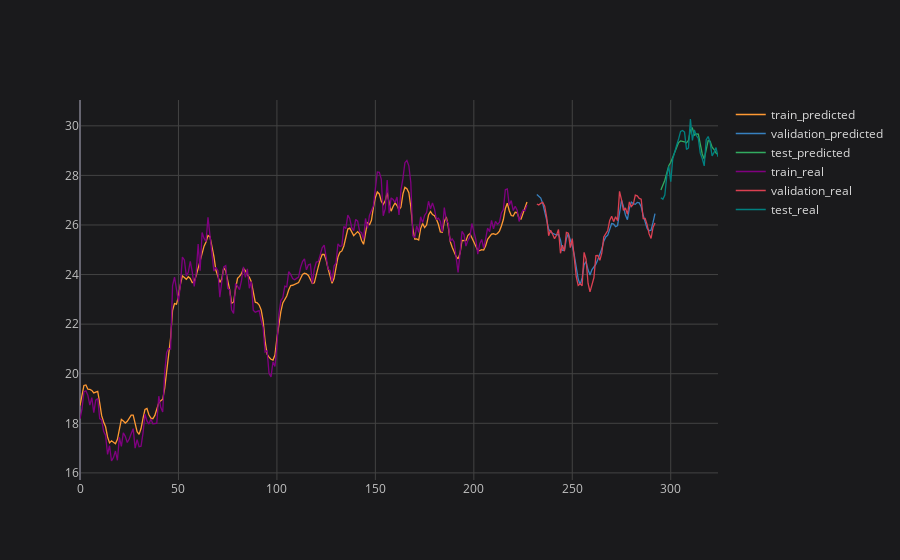

The notebook cell saved with this chart:
### Code cell
# plotting final result
plot_ticker = 'PETR4'
plot_feature = 'Adj Close'

pd.DataFrame.from_dict(final_prediction_results[plot_ticker][plot_feature]).iplot(title=f'{plot_ticker} {plot_feature} {plot_imf}', layout=space)

### Figure 1 — Plotly figure (JSON) as saved in the notebook; plotly's stock layout.template omitted (floating-point values rounded to 4 significant figures; data arrays with more than 128 entries replaced by an {"elided": "..."} marker saying what was removed)
{"data": [{"line": {"color": "rgba(255, 153, 51, 1.0)", "dash": "solid", "shape": "linear", "width": 1.3}, "mode": "lines", "name": "train_predicted", "text": "", "type": "scatter", "x": {"elided": "325 int values"}, "y": {"elided": "325 mixed values"}}, {"line": {"color": "rgba(55, 128, 191, 1.0)", "dash": "solid", "shape": "linear", "width": 1.3}, "mode": "lines", "name": "validation_predicted", "text": "", "type": "scatter", "x": {"elided": "325 int values"}, "y": {"elided": "325 mixed values"}}, {"line": {"color": "rgba(50, 171, 96, 1.0)", "dash": "solid", "shape": "linear", "width": 1.3}, "mode": "lines", "name": "test_predicted", "text": "", "type": "scatter", "x": {"elided": "325 int values"}, "y": {"elided": "325 mixed values"}}, {"line": {"color": "rgba(128, 0, 128, 1.0)", "dash": "solid", "shape": "linear", "width": 1.3}, "mode": "lines", "name": "train_real", "text": "", "type": "scatter", "x": {"elided": "325 int values"}, "y": {"elided": "325 mixed values"}}, {"line": {"color": "rgba(219, 64, 82, 1.0)", "dash": "solid", "shape": "linear", "width": 1.3}, "mode": "lines", "name": "validation_real", "text": "", "type": "scatter", "x": {"elided": "325 int values"}, "y": {"elided": "325 mixed values"}}, {"line": {"color": "rgba(0, 128, 128, 1.0)", "dash": "solid", "shape": "linear", "width": 1.3}, "mode": "lines", "name": "test_real", "text": "", "type": "scatter", "x": {"elided": "325 int values"}, "y": {"elided": "325 mixed values"}}], "layout": {"legend": {"bgcolor": "#1A1A1C", "font": {"color": "#D9D9D9", "size": 12}}, "paper_bgcolor": "#1A1A1C", "plot_bgcolor": "#1A1A1C", "title": {"font": {"color": "#D9D9D9"}, "x": 0.5}, "xaxis": {"gridcolor": "#434343", "showgrid": true, "tickfont": {"color": "#C2C2C2", "size": 12}, "title": {"font": {"color": "#D9D9D9"}}, "zerolinecolor": "#666570"}, "yaxis": {"gridcolor": "#434343", "showgrid": true, "tickfont": {"color": "#C2C2C2", "size": 12}, "title": {"font": {"color": "#D9D9D9"}}, "zerolinecolor": "#666570"}}}
